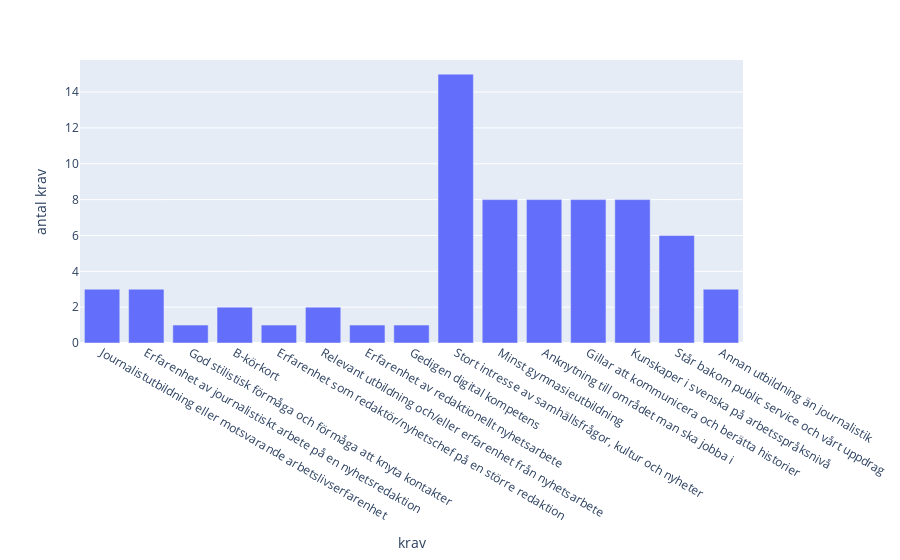

Notebook cell for this chart:
### Code cell
import plotly.express as px
# px.pie(df, names=["krav", "meriterande"], values=["antal krav", "antal meriterande"])
px.bar(df_krav, x="krav", y="antal krav")

### Figure 1 — Plotly figure (JSON) as saved in the notebook; plotly's stock layout.template omitted (floating-point values rounded to 4 significant figures)
{"data": [{"hovertemplate": "krav=%{x}<br>antal krav=%{y}<extra></extra>", "legendgroup": "", "marker": {"color": "#636efa", "pattern": {"shape": ""}}, "name": "", "orientation": "v", "showlegend": false, "textposition": "auto", "type": "bar", "x": ["Journalistutbildning eller motsvarande arbetslivserfarenhet", "Erfarenhet av journalistiskt arbete på en nyhetsredaktion", "God stilistisk förmåga och förmåga att knyta kontakter", "B-körkort", "Erfarenhet som redaktör/nyhetschef på en större redaktion", "Relevant utbildning och/eller erfarenhet från nyhetsarbete", "Erfarenhet av redaktionellt nyhetsarbete", "Gedigen digital kompetens", "Stort intresse av samhällsfrågor, kultur och nyheter", "Minst gymnasieutbildning", "Anknytning till området man ska jobba i", "Gillar att kommunicera och berätta historier", "Kunskaper i svenska på arbetsspråksnivå", "Står bakom public service och vårt uppdrag", "Annan utbildning än journalistik"], "xaxis": "x", "y": [3, 3, 1, 2, 1, 2, 1, 1, 15, 8, 8, 8, 8, 6, 3], "yaxis": "y"}], "layout": {"barmode": "relative", "legend": {"tracegroupgap": 0}, "margin": {"t": 60}, "xaxis": {"anchor": "y", "domain": [0, 1], "title": {"text": "krav"}}, "yaxis": {"anchor": "x", "domain": [0, 1], "title": {"text": "antal krav"}}}}
